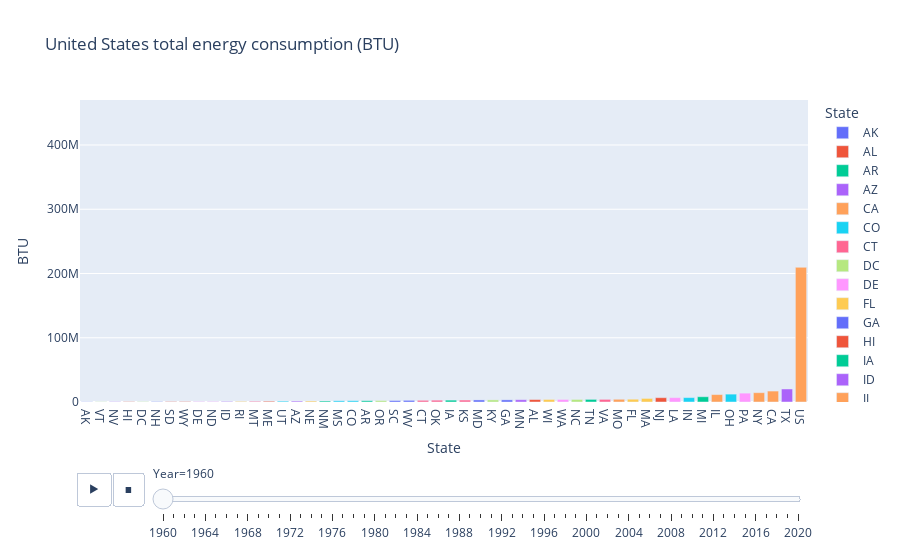

Write notebook code for a chart like this one.
### Code cell
fig = px.bar(
        summed_df, 
        x="State", 
        y="BTU", 
        animation_frame="Year", 
        range_y=(
            0, 
            summed_df["BTU"].max()
        ), 
        color="State",
        title="United States total energy consumption (BTU)"
).update_xaxes(categoryorder="total ascending")

fig.show()

### Figure 1 — Plotly figure (JSON) as saved in the notebook; plotly's stock layout.template omitted (floating-point values rounded to 4 significant figures)
{"data": [{"alignmentgroup": "True", "hovertemplate": "State=%{x}<br>Year=1960<br>BTU=%{y}<extra></extra>", "legendgroup": "AK", "marker": {"color": "#636efa", "pattern": {"shape": ""}}, "name": "AK", "offsetgroup": "AK", "orientation": "v", "showlegend": true, "textposition": "auto", "type": "bar", "x": ["AK"], "xaxis": "x", "y": [313183], "yaxis": "y"}, {"alignmentgroup": "True", "hovertemplate": "State=%{x}<br>Year=1960<br>BTU=%{y}<extra></extra>", "legendgroup": "AL", "marker": {"color": "#EF553B", "pattern": {"shape": ""}}, "name": "AL", "offsetgroup": "AL", "orientation": "v", "showlegend": true, "textposition": "auto", "type": "bar", "x": ["AL"], "xaxis": "x", "y": [3834544], "yaxis": "y"}, {"alignmentgroup": "True", "hovertemplate": "State=%{x}<br>Year=1960<br>BTU=%{y}<extra></extra>", "legendgroup": "AR", "marker": {"color": "#00cc96", "pattern": {"shape": ""}}, "name": "AR", "offsetgroup": "AR", "orientation": "v", "showlegend": true, "textposition": "auto", "type": "bar", "x": ["AR"], "xaxis": "x", "y": [2012539], "yaxis": "y"}, {"alignmentgroup": "True", "hovertemplate": "State=%{x}<br>Year=1960<br>BTU=%{y}<extra></extra>", "legendgroup": "AZ", "marker": {"color": "#ab63fa", "pattern": {"shape": ""}}, "name": "AZ", "offsetgroup": "AZ", "orientation": "v", "showlegend": true, "textposition": "auto", "type": "bar", "x": ["AZ"], "xaxis": "x", "y": [1423910], "yaxis": "y"}, {"alignmentgroup": "True", "hovertemplate": "State=%{x}<br>Year=1960<br>BTU=%{y}<extra></extra>", "legendgroup": "CA", "marker": {"color": "#FFA15A", "pattern": {"shape": ""}}, "name": "CA", "offsetgroup": "CA", "orientation": "v", "showlegend": true, "textposition": "auto", "type": "bar", "x": ["CA"], "xaxis": "x", "y": [17033223], "yaxis": "y"}, {"alignmentgroup": "True", "hovertemplate": "State=%{x}<br>Year=1960<br>BTU=%{y}<extra></extra>", "legendgroup": "CO", "marker": {"color": "#19d3f3", "pattern": {"shape": ""}}, "name": "CO", "offsetgroup": "CO", "orientation": "v", "showlegend": true, "textposition": "auto", "type": "bar", "x": ["CO"], "xaxis": "x", "y": [2007670], "yaxis": "y"}, {"alignmentgroup": "True", "hovertemplate": "State=%{x}<br>Year=1960<br>BTU=%{y}<extra></extra>", "legendgroup": "CT", "marker": {"color": "#FF6692", "pattern": {"shape": ""}}, "name": "CT", "offsetgroup": "CT", "orientation": "v", "showlegend": true, "textposition": "auto", "type": "bar", "x": ["CT"], "xaxis": "x", "y": [2634442], "yaxis": "y"}, {"alignmentgroup": "True", "hovertemplate": "State=%{x}<br>Year=1960<br>BTU=%{y}<extra></extra>", "legendgroup": "DC", "marker": {"color": "#B6E880", "pattern": {"shape": ""}}, "name": "DC", "offsetgroup": "DC", "orientation": "v", "showlegend": true, "textposition": "auto", "type": "bar", "x": ["DC"], "xaxis": "x", "y": [528742], "yaxis": "y"}, {"alignmentgroup": "True", "hovertemplate": "State=%{x}<br>Year=1960<br>BTU=%{y}<extra></extra>", "legendgroup": "DE", "marker": {"color": "#FF97FF", "pattern": {"shape": ""}}, "name": "DE", "offsetgroup": "DE", "orientation": "v", "showlegend": true, "textposition": "auto", "type": "bar", "x": ["DE"], "xaxis": "x", "y": [799979], "yaxis": "y"}, {"alignmentgroup": "True", "hovertemplate": "State=%{x}<br>Year=1960<br>BTU=%{y}<extra></extra>", "legendgroup": "FL", "marker": {"color": "#FECB52", "pattern": {"shape": ""}}, "name": "FL", "offsetgroup": "FL", "orientation": "v", "showlegend": true, "textposition": "auto", "type": "bar", "x": ["FL"], "xaxis": "x", "y": [4353011], "yaxis": "y"}, {"alignmentgroup": "True", "hovertemplate": "State=%{x}<br>Year=1960<br>BTU=%{y}<extra></extra>", "legendgroup": "GA", "marker": {"color": "#636efa", "pattern": {"shape": ""}}, "name": "GA", "offsetgroup": "GA", "orientation": "v", "showlegend": true, "textposition": "auto", "type": "bar", "x": ["GA"], "xaxis": "x", "y": [3324951], "yaxis": "y"}, {"alignmentgroup": "True", "hovertemplate": "State=%{x}<br>Year=1960<br>BTU=%{y}<extra></extra>", "legendgroup": "HI", "marker": {"color": "#EF553B", "pattern": {"shape": ""}}, "name": "HI", "offsetgroup": "HI", "orientation": "v", "showlegend": true, "textposition": "auto", "type": "bar", "x": ["HI"], "xaxis": "x", "y": [514387], "yaxis": "y"}, {"alignmentgroup": "True", "hovertemplate": "State=%{x}<br>Year=1960<br>BTU=%{y}<extra></extra>", "legendgroup": "IA", "marker": {"color": "#00cc96", "pattern": {"shape": ""}}, "name": "IA", "offsetgroup": "IA", "orientation": "v", "showlegend": true, "textposition": "auto", "type": "bar", "x": ["IA"], "xaxis": "x", "y": [2916455], "yaxis": "y"}, {"alignmentgroup": "True", "hovertemplate": "State=%{x}<br>Year=1960<br>BTU=%{y}<extra></extra>", "legendgroup": "ID", "marker": {"color": "#ab63fa", "pattern": {"shape": ""}}, "name": "ID", "offsetgroup": "ID", "orientation": "v", "showlegend": true, "textposition": "auto", "type": "bar", "x": ["ID"], "xaxis": "x", "y": [891682], "yaxis": "y"}, {"alignmentgroup": "True", "hovertemplate": "State=%{x}<br>Year=1960<br>BTU=%{y}<extra></extra>", "legendgroup": "IL", "marker": {"color": "#FFA15A", "pattern": {"shape": ""}}, "name": "IL", "offsetgroup": "IL", "orientation": "v", "showlegend": true, "textposition": "auto", "type": "bar", "x": ["IL"], "xaxis": "x", "y": [11558499], "yaxis": "y"}, {"alignmentgroup": "True", "hovertemplate": "State=%{x}<br>Year=1960<br>BTU=%{y}<extra></extra>", "legendgroup": "IN", "marker": {"color": "#19d3f3", "pattern": {"shape": ""}}, "name": "IN", "offsetgroup": "IN", "orientation": "v", "showlegend": true, "textposition": "auto", "type": "bar", "x": ["IN"], "xaxis": "x", "y": [6864377], "yaxis": "y"}, {"alignmentgroup": "True", "hovertemplate": "State=%{x}<br>Year=1960<br>BTU=%{y}<extra></extra>", "legendgroup": "KS", "marker": {"color": "#FF6692", "pattern": {"shape": ""}}, "name": "KS", "offsetgroup": "KS", "orientation": "v", "showlegend": true, "textposition": "auto", "type": "bar", "x": ["KS"], "xaxis": "x", "y": [3044832], "yaxis": "y"}, {"alignmentgroup": "True", "hovertemplate": "State=%{x}<br>Year=1960<br>BTU=%{y}<extra></extra>", "legendgroup": "KY", "marker": {"color": "#B6E880", "pattern": {"shape": ""}}, "name": "KY", "offsetgroup": "KY", "orientation": "v", "showlegend": true, "textposition": "auto", "type": "bar", "x": ["KY"], "xaxis": "x", "y": [3281301], "yaxis": "y"}, {"alignmentgroup": "True", "hovertemplate": "State=%{x}<br>Year=1960<br>BTU=%{y}<extra></extra>", "legendgroup": "LA", "marker": {"color": "#FF97FF", "pattern": {"shape": ""}}, "name": "LA", "offsetgroup": "LA", "orientation": "v", "showlegend": true, "textposition": "auto", "type": "bar", "x": ["LA"], "xaxis": "x", "y": [6834861], "yaxis": "y"}, {"alignmentgroup": "True", "hovertemplate": "State=%{x}<br>Year=1960<br>BTU=%{y}<extra></extra>", "legendgroup": "MA", "marker": {"color": "#FECB52", "pattern": {"shape": ""}}, "name": "MA", "offsetgroup": "MA", "orientation": "v", "showlegend": true, "textposition": "auto", "type": "bar", "x": ["MA"], "xaxis": "x", "y": [5570969], "yaxis": "y"}, {"alignmentgroup": "True", "hovertemplate": "State=%{x}<br>Year=1960<br>BTU=%{y}<extra></extra>", "legendgroup": "MD", "marker": {"color": "#636efa", "pattern": {"shape": ""}}, "name": "MD", "offsetgroup": "MD", "orientation": "v", "showlegend": true, "textposition": "auto", "type": "bar", "x": ["MD"], "xaxis": "x", "y": [3204803], "yaxis": "y"}, {"alignmentgroup": "True", "hovertemplate": "State=%{x}<br>Year=1960<br>BTU=%{y}<extra></extra>", "legendgroup": "ME", "marker": {"color": "#EF553B", "pattern": {"shape": ""}}, "name": "ME", "offsetgroup": "ME", "orientation": "v", "showlegend": true, "textposition": "auto", "type": "bar", "x": ["ME"], "xaxis": "x", "y": [1180609], "yaxis": "y"}, {"alignmentgroup": "True", "hovertemplate": "State=%{x}<br>Year=1960<br>BTU=%{y}<extra></extra>", "legendgroup": "MI", "marker": {"color": "#00cc96", "pattern": {"shape": ""}}, "name": "MI", "offsetgroup": "MI", "orientation": "v", "showlegend": true, "textposition": "auto", "type": "bar", "x": ["MI"], "xaxis": "x", "y": [8201712], "yaxis": "y"}, {"alignmentgroup": "True", "hovertemplate": "State=%{x}<br>Year=1960<br>BTU=%{y}<extra></extra>", "legendgroup": "MN", "marker": {"color": "#ab63fa", "pattern": {"shape": ""}}, "name": "MN", "offsetgroup": "MN", "orientation": "v", "showlegend": true, "textposition": "auto", "type": "bar", "x": ["MN"], "xaxis": "x", "y": [3559566], "yaxis": "y"}, {"alignmentgroup": "True", "hovertemplate": "State=%{x}<br>Year=1960<br>BTU=%{y}<extra></extra>", "legendgroup": "MO", "marker": {"color": "#FFA15A", "pattern": {"shape": ""}}, "name": "MO", "offsetgroup": "MO", "orientation": "v", "showlegend": true, "textposition": "auto", "type": "bar", "x": ["MO"], "xaxis": "x", "y": [4240786], "yaxis": "y"}, {"alignmentgroup": "True", "hovertemplate": "State=%{x}<br>Year=1960<br>BTU=%{y}<extra></extra>", "legendgroup": "MS", "marker": {"color": "#19d3f3", "pattern": {"shape": ""}}, "name": "MS", "offsetgroup": "MS", "orientation": "v", "showlegend": true, "textposition": "auto", "type": "bar", "x": ["MS"], "xaxis": "x", "y": [1887423], "yaxis": "y"}, {"alignmentgroup": "True", "hovertemplate": "State=%{x}<br>Year=1960<br>BTU=%{y}<extra></extra>", "legendgroup": "MT", "marker": {"color": "#FF6692", "pattern": {"shape": ""}}, "name": "MT", "offsetgroup": "MT", "orientation": "v", "showlegend": true, "textposition": "auto", "type": "bar", "x": ["MT"], "xaxis": "x", "y": [1110264], "yaxis": "y"}, {"alignmentgroup": "True", "hovertemplate": "State=%{x}<br>Year=1960<br>BTU=%{y}<extra></extra>", "legendgroup": "NC", "marker": {"color": "#B6E880", "pattern": {"shape": ""}}, "name": "NC", "offsetgroup": "NC", "orientation": "v", "showlegend": true, "textposition": "auto", "type": "bar", "x": ["NC"], "xaxis": "x", "y": [3979444], "yaxis": "y"}, {"alignmentgroup": "True", "hovertemplate": "State=%{x}<br>Year=1960<br>BTU=%{y}<extra></extra>", "legendgroup": "ND", "marker": {"color": "#FF97FF", "pattern": {"shape": ""}}, "name": "ND", "offsetgroup": "ND", "orientation": "v", "showlegend": true, "textposition": "auto", "type": "bar", "x": ["ND"], "xaxis": "x", "y": [810033], "yaxis": "y"}, {"alignmentgroup": "True", "hovertemplate": "State=%{x}<br>Year=1960<br>BTU=%{y}<extra></extra>", "legendgroup": "NE", "marker": {"color": "#FECB52", "pattern": {"shape": ""}}, "name": "NE", "offsetgroup": "NE", "orientation": "v", "showlegend": true, "textposition": "auto", "type": "bar", "x": ["NE"], "xaxis": "x", "y": [1497349], "yaxis": "y"}, {"alignmentgroup": "True", "hovertemplate": "State=%{x}<br>Year=1960<br>BTU=%{y}<extra></extra>", "legendgroup": "NH", "marker": {"color": "#636efa", "pattern": {"shape": ""}}, "name": "NH", "offsetgroup": "NH", "orientation": "v", "showlegend": true, "textposition": "auto", "type": "bar", "x": ["NH"], "xaxis": "x", "y": [609769], "yaxis": "y"}, {"alignmentgroup": "True", "hovertemplate": "State=%{x}<br>Year=1960<br>BTU=%{y}<extra></extra>", "legendgroup": "NJ", "marker": {"color": "#EF553B", "pattern": {"shape": ""}}, "name": "NJ", "offsetgroup": "NJ", "orientation": "v", "showlegend": true, "textposition": "auto", "type": "bar", "x": ["NJ"], "xaxis": "x", "y": [6706849], "yaxis": "y"}, {"alignmentgroup": "True", "hovertemplate": "State=%{x}<br>Year=1960<br>BTU=%{y}<extra></extra>", "legendgroup": "NM", "marker": {"color": "#00cc96", "pattern": {"shape": ""}}, "name": "NM", "offsetgroup": "NM", "orientation": "v", "showlegend": true, "textposition": "auto", "type": "bar", "x": ["NM"], "xaxis": "x", "y": [1521108], "yaxis": "y"}, {"alignmentgroup": "True", "hovertemplate": "State=%{x}<br>Year=1960<br>BTU=%{y}<extra></extra>", "legendgroup": "NV", "marker": {"color": "#ab63fa", "pattern": {"shape": ""}}, "name": "NV", "offsetgroup": "NV", "orientation": "v", "showlegend": true, "textposition": "auto", "type": "bar", "x": ["NV"], "xaxis": "x", "y": [459935], "yaxis": "y"}, {"alignmentgroup": "True", "hovertemplate": "State=%{x}<br>Year=1960<br>BTU=%{y}<extra></extra>", "legendgroup": "NY", "marker": {"color": "#FFA15A", "pattern": {"shape": ""}}, "name": "NY", "offsetgroup": "NY", "orientation": "v", "showlegend": true, "textposition": "auto", "type": "bar", "x": ["NY"], "xaxis": "x", "y": [14506019], "yaxis": "y"}, {"alignmentgroup": "True", "hovertemplate": "State=%{x}<br>Year=1960<br>BTU=%{y}<extra></extra>", "legendgroup": "OH", "marker": {"color": "#19d3f3", "pattern": {"shape": ""}}, "name": "OH", "offsetgroup": "OH", "orientation": "v", "showlegend": true, "textposition": "auto", "type": "bar", "x": ["OH"], "xaxis": "x", "y": [12275755], "yaxis": "y"}, {"alignmentgroup": "True", "hovertemplate": "State=%{x}<br>Year=1960<br>BTU=%{y}<extra></extra>", "legendgroup": "OK", "marker": {"color": "#FF6692", "pattern": {"shape": ""}}, "name": "OK", "offsetgroup": "OK", "orientation": "v", "showlegend": true, "textposition": "auto", "type": "bar", "x": ["OK"], "xaxis": "x", "y": [2832553], "yaxis": "y"}, {"alignmentgroup": "True", "hovertemplate": "State=%{x}<br>Year=1960<br>BTU=%{y}<extra></extra>", "legendgroup": "OR", "marker": {"color": "#B6E880", "pattern": {"shape": ""}}, "name": "OR", "offsetgroup": "OR", "orientation": "v", "showlegend": true, "textposition": "auto", "type": "bar", "x": ["OR"], "xaxis": "x", "y": [2238655], "yaxis": "y"}, {"alignmentgroup": "True", "hovertemplate": "State=%{x}<br>Year=1960<br>BTU=%{y}<extra></extra>", "legendgroup": "PA", "marker": {"color": "#FF97FF", "pattern": {"shape": ""}}, "name": "PA", "offsetgroup": "PA", "orientation": "v", "showlegend": true, "textposition": "auto", "type": "bar", "x": ["PA"], "xaxis": "x", "y": [13798045], "yaxis": "y"}, {"alignmentgroup": "True", "hovertemplate": "State=%{x}<br>Year=1960<br>BTU=%{y}<extra></extra>", "legendgroup": "RI", "marker": {"color": "#FECB52", "pattern": {"shape": ""}}, "name": "RI", "offsetgroup": "RI", "orientation": "v", "showlegend": true, "textposition": "auto", "type": "bar", "x": ["RI"], "xaxis": "x", "y": [984718], "yaxis": "y"}, {"alignmentgroup": "True", "hovertemplate": "State=%{x}<br>Year=1960<br>BTU=%{y}<extra></extra>", "legendgroup": "SC", "marker": {"color": "#636efa", "pattern": {"shape": ""}}, "name": "SC", "offsetgroup": "SC", "orientation": "v", "showlegend": true, "textposition": "auto", "type": "bar", "x": ["SC"], "xaxis": "x", "y": [2252130], "yaxis": "y"}, {"alignmentgroup": "True", "hovertemplate": "State=%{x}<br>Year=1960<br>BTU=%{y}<extra></extra>", "legendgroup": "SD", "marker": {"color": "#EF553B", "pattern": {"shape": ""}}, "name": "SD", "offsetgroup": "SD", "orientation": "v", "showlegend": true, "textposition": "auto", "type": "bar", "x": ["SD"], "xaxis": "x", "y": [674205], "yaxis": "y"}, {"alignmentgroup": "True", "hovertemplate": "State=%{x}<br>Year=1960<br>BTU=%{y}<extra></extra>", "legendgroup": "TN", "marker": {"color": "#00cc96", "pattern": {"shape": ""}}, "name": "TN", "offsetgroup": "TN", "orientation": "v", "showlegend": true, "textposition": "auto", "type": "bar", "x": ["TN"], "xaxis": "x", "y": [4084003], "yaxis": "y"}, {"alignmentgroup": "True", "hovertemplate": "State=%{x}<br>Year=1960<br>BTU=%{y}<extra></extra>", "legendgroup": "TX", "marker": {"color": "#ab63fa", "pattern": {"shape": ""}}, "name": "TX", "offsetgroup": "TX", "orientation": "v", "showlegend": true, "textposition": "auto", "type": "bar", "x": ["TX"], "xaxis": "x", "y": [20281659], "yaxis": "y"}, {"alignmentgroup": "True", "hovertemplate": "State=%{x}<br>Year=1960<br>BTU=%{y}<extra></extra>", "legendgroup": "US", "marker": {"color": "#FFA15A", "pattern": {"shape": ""}}, "name": "US", "offsetgroup": "US", "orientation": "v", "showlegend": true, "textposition": "auto", "type": "bar", "x": ["US"], "xaxis": "x", "y": [209615323], "yaxis": "y"}, {"alignmentgroup": "True", "hovertemplate": "State=%{x}<br>Year=1960<br>BTU=%{y}<extra></extra>", "legendgroup": "UT", "marker": {"color": "#19d3f3", "pattern": {"shape": ""}}, "name": "UT", "offsetgroup": "UT", "orientation": "v", "showlegend": true, "textposition": "auto", "type": "bar", "x": ["UT"], "xaxis": "x", "y": [1332310], "yaxis": "y"}, {"alignmentgroup": "True", "hovertemplate": "State=%{x}<br>Year=1960<br>BTU=%{y}<extra></extra>", "legendgroup": "VA", "marker": {"color": "#FF6692", "pattern": {"shape": ""}}, "name": "VA", "offsetgroup": "VA", "orientation": "v", "showlegend": true, "textposition": "auto", "type": "bar", "x": ["VA"], "xaxis": "x", "y": [4092595], "yaxis": "y"}, {"alignmentgroup": "True", "hovertemplate": "State=%{x}<br>Year=1960<br>BTU=%{y}<extra></extra>", "legendgroup": "VT", "marker": {"color": "#B6E880", "pattern": {"shape": ""}}, "name": "VT", "offsetgroup": "VT", "orientation": "v", "showlegend": true, "textposition": "auto", "type": "bar", "x": ["VT"], "xaxis": "x", "y": [357721], "yaxis": "y"}, {"alignmentgroup": "True", "hovertemplate": "State=%{x}<br>Year=1960<br>BTU=%{y}<extra></extra>", "legendgroup": "WA", "marker": {"color": "#FF97FF", "pattern": {"shape": ""}}, "name": "WA", "offsetgroup": "WA", "orientation": "v", "showlegend": true, "textposition": "auto", "type": "bar", "x": ["WA"], "xaxis": "x", "y": [3974204], "yaxis": "y"}, {"alignmentgroup": "True", "hovertemplate": "State=%{x}<br>Year=1960<br>BTU=%{y}<extra></extra>", "legendgroup": "WI", "marker": {"color": "#FECB52", "pattern": {"shape": ""}}, "name": "WI", "offsetgroup": "WI", "orientation": "v", "showlegend": true, "textposition": "auto", "type": "bar", "x": ["WI"], "xaxis": "x", "y": [3971717], "yaxis": "y"}, {"alignmentgroup": "True", "hovertemplate": "State=%{x}<br>Year=1960<br>BTU=%{y}<extra></extra>", "legendgroup": "WV", "marker": {"color": "#636efa", "pattern": {"shape": ""}}, "name": "WV", "offsetgroup": "WV", "orientation": "v", "showlegend": true, "textposition": "auto", "type": "bar", "x": ["WV"], "xaxis": "x", "y": [2553265], "yaxis": "y"}, {"alignmentgroup": "True", "hovertemplate": "State=%{x}<br>Year=1960<br>BTU=%{y}<extra></extra>", "legendgroup": "WY", "marker": {"color": "#EF553B", "pattern": {"shape": ""}}, "name": "WY", "offsetgroup": "WY", "orientation": "v", "showlegend": true, "textposition": "auto", "type": "bar", "x": ["WY"], "xaxis": "x", "y": [703833], "yaxis": "y"}], "layout": {"barmode": "relative", "legend": {"title": {"text": "State"}, "tracegroupgap": 0}, "sliders": [{"active": 0, "currentvalue": {"prefix": "Year="}, "len": 0.9, "pad": {"b": 10, "t": 60}, "steps": [{"args": [["1960"], {"frame": {"duration": 0, "redraw": true}, "fromcurrent": true, "mode": "immediate", "transition": {"duration": 0, "easing": "linear"}}], "label": "1960", "method": "animate"}, {"args": [["1961"], {"frame": {"duration": 0, "redraw": true}, "fromcurrent": true, "mode": "immediate", "transition": {"duration": 0, "easing": "linear"}}], "label": "1961", "method": "animate"}, {"args": [["1962"], {"frame": {"duration": 0, "redraw": true}, "fromcurrent": true, "mode": "immediate", "transition": {"duration": 0, "easing": "linear"}}], "label": "1962", "method": "animate"}, {"args": [["1963"], {"frame": {"duration": 0, "redraw": true}, "fromcurrent": true, "mode": "immediate", "transition": {"duration": 0, "easing": "linear"}}], "label": "1963", "method": "animate"}, {"args": [["1964"], {"frame": {"duration": 0, "redraw": true}, "fromcurrent": true, "mode": "immediate", "transition": {"duration": 0, "easing": "linear"}}], "label": "1964", "method": "animate"}, {"args": [["1965"], {"frame": {"duration": 0, "redraw": true}, "fromcurrent": true, "mode": "immediate", "transition": {"duration": 0, "easing": "linear"}}], "label": "1965", "method": "animate"}, {"args": [["1966"], {"frame": {"duration": 0, "redraw": true}, "fromcurrent": true, "mode": "immediate", "transition": {"duration": 0, "easing": "linear"}}], "label": "1966", "method": "animate"}, {"args": [["1967"], {"frame": {"duration": 0, "redraw": true}, "fromcurrent": true, "mode": "immediate", "transition": {"duration": 0, "easing": "linear"}}], "label": "1967", "method": "animate"}, {"args": [["1968"], {"frame": {"duration": 0, "redraw": true}, "fromcurrent": true, "mode": "immediate", "transition": {"duration": 0, "easing": "linear"}}], "label": "1968", "method": "animate"}, {"args": [["1969"], {"frame": {"duration": 0, "redraw": true}, "fromcurrent": true, "mode": "immediate", "transition": {"duration": 0, "easing": "linear"}}], "label": "1969", "method": "animate"}, {"args": [["1970"], {"frame": {"duration": 0, "redraw": true}, "fromcurrent": true, "mode": "immediate", "transition": {"duration": 0, "easing": "linear"}}], "label": "1970", "method": "animate"}, {"args": [["1971"], {"frame": {"duration": 0, "redraw": true}, "fromcurrent": true, "mode": "immediate", "transition": {"duration": 0, "easing": "linear"}}], "label": "1971", "method": "animate"}, {"args": [["1972"], {"frame": {"duration": 0, "redraw": true}, "fromcurrent": true, "mode": "immediate", "transition": {"duration": 0, "easing": "linear"}}], "label": "1972", "method": "animate"}, {"args": [["1973"], {"frame": {"duration": 0, "redraw": true}, "fromcurrent": true, "mode": "immediate", "transition": {"duration": 0, "easing": "linear"}}], "label": "1973", "method": "animate"}, {"args": [["1974"], {"frame": {"duration": 0, "redraw": true}, "fromcurrent": true, "mode": "immediate", "transition": {"duration": 0, "easing": "linear"}}], "label": "1974", "method": "animate"}, {"args": [["1975"], {"frame": {"duration": 0, "redraw": true}, "fromcurrent": true, "mode": "immediate", "transition": {"duration": 0, "easing": "linear"}}], "label": "1975", "method": "animate"}, {"args": [["1976"], {"frame": {"duration": 0, "redraw": true}, "fromcurrent": true, "mode": "immediate", "transition": {"duration": 0, "easing": "linear"}}], "label": "1976", "method": "animate"}, {"args": [["1977"], {"frame": {"duration": 0, "redraw": true}, "fromcurrent": true, "mode": "immediate", "transition": {"duration": 0, "easing": "linear"}}], "label": "1977", "method": "animate"}, {"args": [["1978"], {"frame": {"duration": 0, "redraw": true}, "fromcurrent": true, "mode": "immediate", "transition": {"duration": 0, "easing": "linear"}}], "label": "1978", "method": "animate"}, {"args": [["1979"], {"frame": {"duration": 0, "redraw": true}, "fromcurrent": true, "mode": "immediate", "transition": {"duration": 0, "easing": "linear"}}], "label": "1979", "method": "animate"}, {"args": [["1980"], {"frame": {"duration": 0, "redraw": true}, "fromcurrent": true, "mode": "immediate", "transition": {"duration": 0, "easing": "linear"}}], "label": "1980", "method": "animate"}, {"args": [["1981"], {"frame": {"duration": 0, "redraw": true}, "fromcurrent": true, "mode": "immediate", "transition": {"duration": 0, "easing": "linear"}}], "label": "1981", "method": "animate"}, {"args": [["1982"], {"frame": {"duration": 0, "redraw": true}, "fromcurrent": true, "mode": "immediate", "transition": {"duration": 0, "easing": "linear"}}], "label": "1982", "method": "animate"}, {"args": [["1983"], {"frame": {"duration": 0, "redraw": true}, "fromcurrent": true, "mode": "immediate", "transition": {"duration": 0, "easing": "linear"}}], "label": "1983", "method": "animate"}, {"args": [["1984"], {"frame": {"duration": 0, "redraw": true}, "fromcurrent": true, "mode": "immediate", "transition": {"duration": 0, "easing": "linear"}}], "label": "1984", "method": "animate"}, {"args": [["1985"], {"frame": {"duration": 0, "redraw": true}, "fromcurrent": true, "mode": "immediate", "transition": {"duration": 0, "easing": "linear"}}], "label": "1985", "method": "animate"}, {"args": [["1986"], {"frame": {"duration": 0, "redraw": true}, "fromcurrent": true, "mode": "immediate", "transition": {"duration": 0, "easing": "linear"}}], "label": "1986", "method": "animate"}, {"args": [["1987"], {"frame": {"duration": 0, "redraw": true}, "fromcurrent": true, "mode": "immediate", "transition": {"duration": 0, "easing": "linear"}}], "label": "1987", "method": "animate"}, {"args": [["1988"], {"frame": {"duration": 0, "redraw": true}, "fromcurrent": true, "mode": "immediate", "transition": {"duration": 0, "easing": "linear"}}], "label": "1988", "method": "animate"}, {"args": [["1989"], {"frame": {"duration": 0, "redraw": true}, "fromcurrent": true, "mode": "immediate", "transition": {"duration": 0, "easing": "linear"}}], "label": "1989", "method": "animate"}, {"args": [["1990"], {"frame": {"duration": 0, "redraw": true}, "fromcurrent": true, "mode": "immediate", "transition": {"duration": 0, "easing": "linear"}}], "label": "1990", "method": "animate"}, {"args": [["1991"], {"frame": {"duration": 0, "redraw": true}, "fromcurrent": true, "mode": "immediate", "transition": {"duration": 0, "easing": "linear"}}], "label": "1991", "method": "animate"}, {"args": [["1992"], {"frame": {"duration": 0, "redraw": true}, "fromcurrent": true, "mode": "immediate", "transition": {"duration": 0, "easing": "linear"}}], "label": "1992", "method": "animate"}, {"args": [["1993"], {"frame": {"duration": 0, "redraw": true}, "fromcurrent": true, "mode": "immediate", "transition": {"duration": 0, "easing": "linear"}}], "label": "1993", "method": "animate"}, {"args": [["1994"], {"frame": {"duration": 0, "redraw": true}, "fromcurrent": true, "mode": "immediate", "transition": {"duration": 0, "easing": "linear"}}], "label": "1994", "method": "animate"}, {"args": [["1995"], {"frame": {"duration": 0, "redraw": true}, "fromcurrent": true, "mode": "immediate", "transition": {"duration": 0, "easing": "linear"}}], "label": "1995", "method": "animate"}, {"args": [["1996"], {"frame": {"duration": 0, "redraw": true}, "fromcurrent": true, "mode": "immediate", "transition": {"duration": 0, "easing": "linear"}}], "label": "1996", "method": "animate"}, {"args": [["1997"], {"frame": {"duration": 0, "redraw": true}, "fromcurrent": true, "mode": "immediate", "transition": {"duration": 0, "easing": "linear"}}], "label": "1997", "method": "animate"}, {"args": [["1998"], {"frame": {"duration": 0, "redraw": true}, "fromcurrent": true, "mode": "immediate", "transition": {"duration": 0, "easing": "linear"}}], "label": "1998", "method": "animate"}, {"args": [["1999"], {"frame": {"duration": 0, "redraw": true}, "fromcurrent": true, "mode": "immediate", "transition": {"duration": 0, "easing": "linear"}}], "label": "1999", "method": "animate"}, {"args": [["2000"], {"frame": {"duration": 0, "redraw": true}, "fromcurrent": true, "mode": "immediate", "transition": {"duration": 0, "easing": "linear"}}], "label": "2000", "method": "animate"}, {"args": [["2001"], {"frame": {"duration": 0, "redraw": true}, "fromcurrent": true, "mode": "immediate", "transition": {"duration": 0, "easing": "linear"}}], "label": "2001", "method": "animate"}, {"args": [["2002"], {"frame": {"duration": 0, "redraw": true}, "fromcurrent": true, "mode": "immediate", "transition": {"duration": 0, "easing": "linear"}}], "label": "2002", "method": "animate"}, {"args": [["2003"], {"frame": {"duration": 0, "redraw": true}, "fromcurrent": true, "mode": "immediate", "transition": {"duration": 0, "easing": "linear"}}], "label": "2003", "method": "animate"}, {"args": [["2004"], {"frame": {"duration": 0, "redraw": true}, "fromcurrent": true, "mode": "immediate", "transition": {"duration": 0, "easing": "linear"}}], "label": "2004", "method": "animate"}, {"args": [["2005"], {"frame": {"duration": 0, "redraw": true}, "fromcurrent": true, "mode": "immediate", "transition": {"duration": 0, "easing": "linear"}}], "label": "2005", "method": "animate"}, {"args": [["2006"], {"frame": {"duration": 0, "redraw": true}, "fromcurrent": true, "mode": "immediate", "transition": {"duration": 0, "easing": "linear"}}], "label": "2006", "method": "animate"}, {"args": [["2007"], {"frame": {"duration": 0, "redraw": true}, "fromcurrent": true, "mode": "immediate", "transition": {"duration": 0, "easing": "linear"}}], "label": "2007", "method": "animate"}, {"args": [["2008"], {"frame": {"duration": 0, "redraw": true}, "fromcurrent": true, "mode": "immediate", "transition": {"duration": 0, "easing": "linear"}}], "label": "2008", "method": "animate"}, {"args": [["2009"], {"frame": {"duration": 0, "redraw": true}, "fromcurrent": true, "mode": "immediate", "transition": {"duration": 0, "easing": "linear"}}], "label": "2009", "method": "animate"}, {"args": [["2010"], {"frame": {"duration": 0, "redraw": true}, "fromcurrent": true, "mode": "immediate", "transition": {"duration": 0, "easing": "linear"}}], "label": "2010", "method": "animate"}, {"args": [["2011"], {"frame": {"duration": 0, "redraw": true}, "fromcurrent": true, "mode": "immediate", "transition": {"duration": 0, "easing": "linear"}}], "label": "2011", "method": "animate"}, {"args": [["2012"], {"frame": {"duration": 0, "redraw": true}, "fromcurrent": true, "mode": "immediate", "transition": {"duration": 0, "easing": "linear"}}], "label": "2012", "method": "animate"}, {"args": [["2013"], {"frame": {"duration": 0, "redraw": true}, "fromcurrent": true, "mode": "immediate", "transition": {"duration": 0, "easing": "linear"}}], "label": "2013", "method": "animate"}, {"args": [["2014"], {"frame": {"duration": 0, "redraw": true}, "fromcurrent": true, "mode": "immediate", "transition": {"duration": 0, "easing": "linear"}}], "label": "2014", "method": "animate"}, {"args": [["2015"], {"frame": {"duration": 0, "redraw": true}, "fromcurrent": true, "mode": "immediate", "transition": {"duration": 0, "easing": "linear"}}], "label": "2015", "method": "animate"}, {"args": [["2016"], {"frame": {"duration": 0, "redraw": true}, "fromcurrent": true, "mode": "immediate", "transition": {"duration": 0, "easing": "linear"}}], "label": "2016", "method": "animate"}, {"args": [["2017"], {"frame": {"duration": 0, "redraw": true}, "fromcurrent": true, "mode": "immediate", "transition": {"duration": 0, "easing": "linear"}}], "label": "2017", "method": "animate"}, {"args": [["2018"], {"frame": {"duration": 0, "redraw": true}, "fromcurrent": true, "mode": "immediate", "transition": {"duration": 0, "easing": "linear"}}], "label": "2018", "method": "animate"}, {"args": [["2019"], {"frame": {"duration": 0, "redraw": true}, "fromcurrent": true, "mode": "immediate", "transition": {"duration": 0, "easing": "linear"}}], "label": "2019", "method": "animate"}, {"args": [["2020"], {"frame": {"duration": 0, "redraw": true}, "fromcurrent": true, "mode": "immediate", "transition": {"duration": 0, "easing": "linear"}}], "label": "2020", "method": "animate"}], "x": 0.1, "xanchor": "left", "y": 0, "yanchor": "top"}], "title": {"text": "United States total energy consumption (BTU)"}, "updatemenus": [{"buttons": [{"args": [null, {"frame": {"duration": 500, "redraw": true}, "fromcurrent": true, "mode": "immediate", "transition": {"duration": 500, "easing": "linear"}}], "label": "&#9654;", "method": "animate"}, {"args": [[null], {"frame": {"duration": 0, "redraw": true}, "fromcurrent": true, "mode": "immediate", "transition": {"duration": 0, "easing": "linear"}}], "label": "&#9724;", "method": "animate"}], "direction": "left", "pad": {"r": 10, "t": 70}, "showactive": false, "type": "buttons", "x": 0.1, "xanchor": "right", "y": 0, "yanchor": "top"}], "xaxis": {"anchor": "y", "categoryarray": ["AK", "AL", "AR", "AZ", "CA", "CO", "CT", "DC", "DE", "FL", "GA", "HI", "IA", "ID", "IL", "IN", "KS", "KY", "LA", "MA", "MD", "ME", "MI", "MN", "MO", "MS", "MT", "NC", "ND", "NE", "NH", "NJ", "NM", "NV", "NY", "OH", "OK", "OR", "PA", "RI", "SC", "SD", "TN", "TX", "US", "UT", "VA", "VT", "WA", "WI", "WV", "WY"], "categoryorder": "total ascending", "domain": [0, 1], "title": {"text": "State"}}, "yaxis": {"anchor": "x", "domain": [0, 1], "range": [0, 470046939], "title": {"text": "BTU"}}}}
